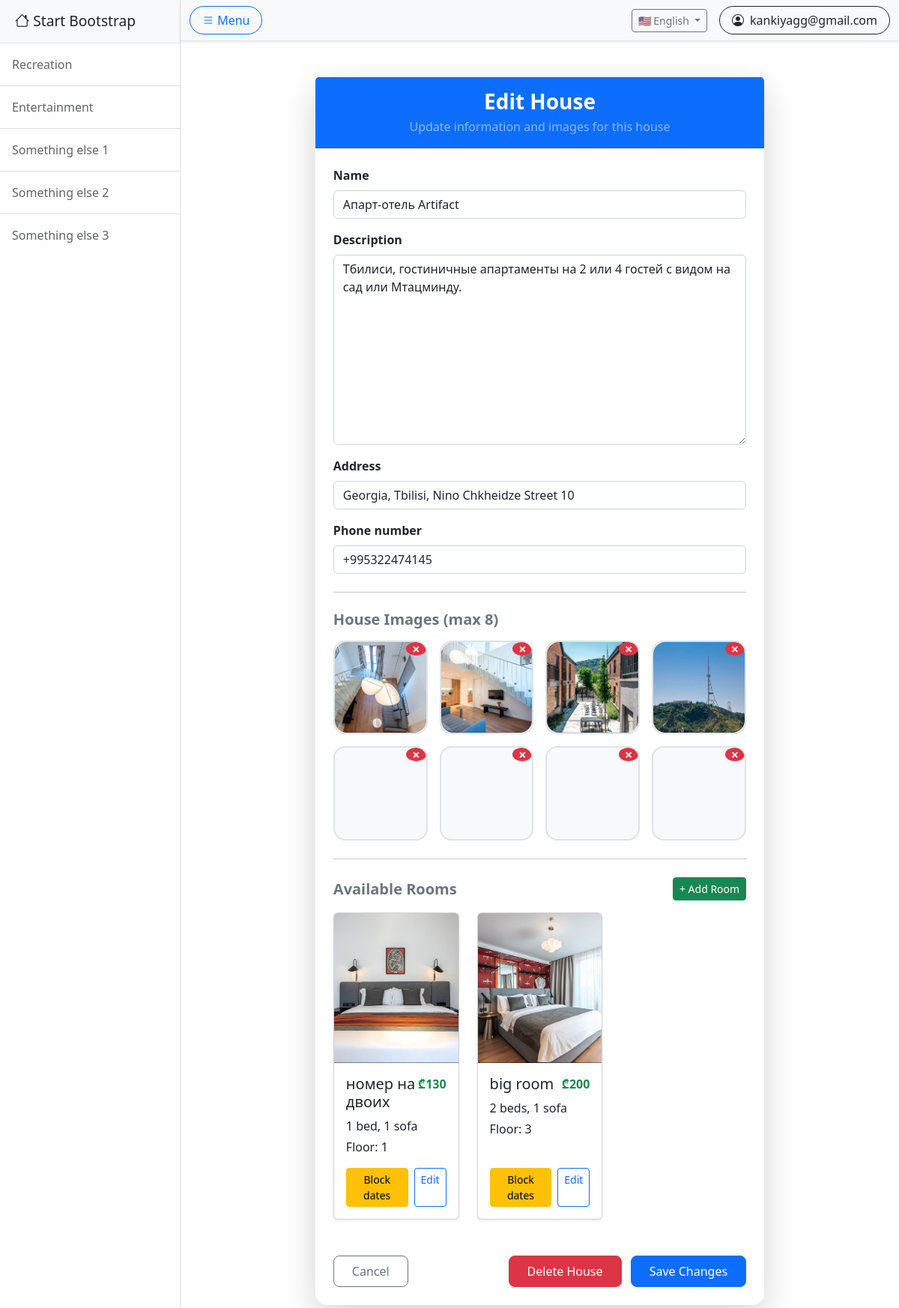
/en/housing/15/edit_house (signed in), run on the app's committed database.
### accounts/models.py (models this page shows)
class CustomUser(AbstractUser):
    ROLE_CHOICES = [
    ('guest', 'Обычный пользователь'),
    ('hotel_owner', 'Владелец отеля'),
    ]
    username = None
    email = models.EmailField(unique=True)
    role = models.CharField(max_length=20, choices=ROLE_CHOICES, default='guest')
    USERNAME_FIELD = 'email'
    REQUIRED_FIELDS = []
    objects = CustomUserManager()

### housing/models.py (models this page shows, shortened)
class Houses(models.Model):
    owner = models.ForeignKey(
        settings.AUTH_USER_MODEL,
        on_delete=models.CASCADE,
        related_name='houses'
    )
    name = models.CharField(_('Name'), max_length=128)
    description = models.TextField(_('Description'), null=True, blank=True)
    address = models.CharField(_('Address'), max_length=256, null=True, blank=True)
    latitude = models.FloatField(null=True, blank=True)
    longitude = models.FloatField(null=True, blank=True)
    phone_number = models.CharField(
        _('Phone number'),
        validators=[phone_regex],
        max_length=17,
        blank=True
    )
    created_at = models.DateTimeField(auto_now_add=True)

class HouseImage(models.Model):
    house = models.ForeignKey(Houses, on_delete=models.CASCADE, related_name='images')
    image = models.ImageField(upload_to='housing_images/')
    uploaded_at = models.DateTimeField(auto_now_add=True)

class Room(models.Model):
    house = models.ForeignKey(Houses, on_delete=models.CASCADE, related_name='rooms', verbose_name=_("House"))
    name = models.CharField(_("Room name"), max_length=128)
    description = models.TextField(_("Description"), blank=True, null=True)
    beds = models.PositiveIntegerField(_("Beds"), default=1, validators=[MinValueValidator(1), MaxValueValidator(10)])
    sofas = models.PositiveIntegerField(_("Sofas"), default=0, validators=[MaxValueValidator(5)])
    floor = models.PositiveIntegerField(_("Floor"), default=1, validators=[MinValueValidator(1), MaxValueValidator(100)])
    smoking_allowed = models.BooleanField(_("Smoking allowed"), default=False)
    has_balcony = models.BooleanField(_("Balcony"), default=False)
    has_tv = models.BooleanField(_("TV"), default=False)
    has_air_conditioning = models.BooleanField(_("Air conditioning"), default=False)
    has_wifi = models.BooleanField(_("Wi-Fi"), default=False)
    price_per_night = models.DecimalField(_("Price per night"), max_digits=8, decimal_places=2)
    discount = models.PositiveSmallIntegerField(_("Discount (%)"), default=0, validators=[MinValueValidator(0), MaxValueValidator(100)])
    is_active = models.BooleanField(_("Room is available"), default=True)

class RoomImage(models.Model):
    room = models.ForeignKey(Room, on_delete=models.CASCADE, related_name='images')
    image = models.ImageField(upload_to='room_images/')
    uploaded_at = models.DateTimeField(auto_now_add=True)

### housing/views.py (the view)
# urls.py: path('<int:pk>/edit_house', views.edit_house, name='edit_house'),
@login_required
def edit_house(request, pk):
    house = get_object_or_404(Houses, id=pk, owner=request.user)
    User = get_user_model()
    offline_user = User.objects.get(email='offline@booking.com')
    if request.method == 'POST':
        if 'room_id' in request.POST:
            room = get_object_or_404(Room, id=request.POST['room_id'], house=house)
            date_from_str = request.POST.get('date_from')
            date_to_str = request.POST.get('date_to')
            try:
                date_from = datetime.strptime(date_from_str, '%Y-%m-%d').date()
                date_to = datetime.strptime(date_to_str, '%Y-%m-%d').date()
            except:
                messages.error(request, _("Invalid dates"))
                return redirect('edit_house', pk=house.id)
            if date_from > date_to:
                messages.error(request, _("Invalid dates"))
                return redirect('edit_house', pk=house.id)
            conflict = room.bookings.filter(
                date_from__lte=date_to,
                date_to__gte=date_from
            ).exists()
            if conflict:
                messages.error(request, _("Room is already booked for these dates"))
                return redirect('edit_house', pk=house.id)
            Booking.objects.create(
                user=offline_user,
                room=room,
                first_name=request.POST.get('first_name', '—'),
                last_name='—',
                email='offline@booking',
                date_from=date_from,
                date_to=date_to,
                source=Booking.SOURCE_OFFLINE
            )
            messages.success(request, _("Dates successfully blocked"))
            return redirect('edit_house', pk=house.id)
        form = HouseForm(request.POST, instance=house)
        formset = HouseImageFormSet(request.POST, request.FILES, instance=house)
        if form.is_valid() and formset.is_valid():
            form.save()
            formset.save()
            messages.success(request, _("House updated successfully"))
            return redirect('owner_profile')
    else:
        form = HouseForm(instance=house)
        formset = HouseImageFormSet(instance=house)
    booked_ranges_by_room = {}
    for room in house.rooms.all():
        booked_ranges_by_room[room.id] = [
            {
                "from": booking.date_from.isoformat(),
                "to": booking.date_to.isoformat(),
            }
            for booking in room.bookings.filter(date_to__gte=now().date())
        ]
    context = {
        'form': form,
        'formset': formset,
        'house': house,
        'pk': pk,
        'booked_ranges_by_room': booked_ranges_by_room,
    }
    return render(request, 'housing/edit_house.html', context)

### housing/templates/housing/edit_house.html (shortened to what this page needs)
{% extends "base.html" %}
{% load static %}
{% load i18n %}
{% block content %}
<div class="container my-5">
  <div class="row justify-content-center">
    <div class="col-lg-8">
      <div class="card shadow-lg border-0 rounded-4">
        <div class="card-header bg-primary text-white text-center rounded-top-4 py-3">
          <h3 class="fw-bold mb-1">{% trans "Edit House" %}</h3>
          <p class="mb-0 text-white-50">{% trans "Update information and images for this house" %}</p>
        </div>
        <div class="card-body p-4">
          <form method="POST" enctype="multipart/form-data" novalidate>
            <div class="row g-3 mb-4">
              <div class="col-md-12">
                <label class="form-label fw-semibold">{% trans form.name.label %}</label>
                {{ form.name }}
              </div>
              <div class="col-md-12">
                <label class="form-label fw-semibold">{% trans form.description.label %}</label>
                {{ form.description }}
              </div>
              <div class="col-md-12">
                <label class="form-label fw-semibold">{% trans form.address.label %}</label>
                {{ form.address }}
              </div>
              <div class="col-md-12">
                <label class="form-label fw-semibold">{% trans form.phone_number.label %}</label>
                {{ form.phone_number }}
              </div>
            </div>
            <hr class="my-4">
            <h5 class="fw-bold mb-3 text-secondary">{% trans "House Images (max 8)" %}</h5>
            <div class="row g-3 mb-4">
              {% for img_form in formset.forms %}
              <div class="col-3">
                <div class="image-slot position-relative border border-2
                            border-dashed rounded-4 d-flex align-items-center
                            justify-content-center bg-light"
                    style="width:100%; aspect-ratio:1; cursor:pointer; transition:0.3s; overflow:hidden;">
                  {% if img_form.instance.pk and img_form.instance.image %}
                  <img src="{{ img_form.instance.image.url }}"
                      class="img-preview rounded-4"
                      style="width:100%; height:100%; object-fit:cover;">
                  {% else %}
                  <img class="img-preview rounded-4"
                      style="width:100%; height:100%; object-fit:cover; display:none;">
                  {% endif %}
                  <span class="remove-btn position-absolute top-0 end-0 bg-danger text-white fw-bold rounded-circle px-2"
                      style="cursor:pointer; font-size:18px; line-height:1;">×</span>
                </div>
              </div>
              {% endfor %}
            </div>
            <hr class="my-4">
            {% if house.rooms.all %}
            <div class="d-flex justify-content-between align-items-center mb-3">
              <h5 class="fw-bold text-secondary mb-0">{% trans "Available Rooms" %}</h5>
              <a href="{% url 'add_room' pk=house.id %}" class="btn btn-sm btn-success">
                + {% trans "Add Room" %}
              </a>
            </div>
            <div class="row g-4 mb-4">
              {% for room in house.rooms.all %}
                <div class="col-md-6 col-lg-4 mb-4">
                  <div class="card h-100 shadow-sm position-relative">
                    {% if room.images.first %}
                      <img src="{{ room.images.first.image.url }}"
                          class="card-img-top"
                          style="height:200px; object-fit:cover;">
                    {% else %}
                      <img src="{% static 'housing/no_image.jpg' %}"
                          class="card-img-top"
                          style="height:200px; object-fit:cover;">
                    {% endif %}
                    <div class="card-body d-flex flex-column">
                      <div class="d-flex justify-content-between align-items-start mb-2">
                        <h5 class="card-title mb-0">{{ room.name }}</h5>
                        <span class="text-success fw-bold">
                          ₾{{ room.price_per_night|floatformat:0 }}
                        </span>
                      </div>
                      <p class="card-text mb-1">
                        {{ room.beds }} {% trans "bed" %}{{ room.beds|pluralize }},
                        {{ room.sofas }} {% trans "sofa" %}{{ room.sofas|pluralize }}
                      </p>
                      <p class="card-text mb-3">{% trans "Floor" %}: {{ room.floor }}</p>
                      <div class="mt-auto d-flex gap-2">
                        <button
                          type="button"
                          class="btn btn-sm btn-warning flex-fill"
                          data-bs-toggle="modal"
                          data-bs-target="#ownerBookingModal"
                          data-room-id="{{ room.id }}">
                          {% trans "Block dates" %}
                        </button>
                        <a href="{% url 'edit_room' pk=room.id %}"
                          class="btn btn-sm btn-outline-primary flex-fill">
                          {% trans "Edit" %}
                        </a>
                      </div>
                    </div>
                  </div>
                </div>
              {% endfor %}
            </div>
            {% endif %}
            <div class="d-flex justify-content-between mt-4">
              <a href="{% url 'owner_profile' %}"
                 class="btn btn-outline-secondary px-4 py-2 rounded-3">
                {% trans "Cancel" %}
              </a>
              <div>
                <a href="{% url 'delete_house_confirm'  pk=house.id %}"
                  class="btn btn-danger px-4 py-2 rounded-3 me-2">
                  {% trans "Delete House" %}
                </a>
                <button type="submit" class="btn btn-primary px-4 py-2 rounded-3">
                  {% trans "Save Changes" %}
                </button>
              </div>
            </div>
          </form>
        </div>
      </div>
    </div>
  </div>
</div>
{% endblock %}

### templates/base.html (shortened to what this page needs)
{% load i18n %}
{% load static %}
{% get_current_language as LANGUAGE_CODE %}
<!DOCTYPE html>
<html lang="{{ LANGUAGE_CODE }}">
<head>
    <link href="{% static 'css/styles.css' %}" rel="stylesheet" />
    <link rel="stylesheet" href="https://cdn.jsdelivr.net/npm/bootstrap-icons@1.11.1/font/bootstrap-icons.css">
    <link rel="stylesheet" href="https://cdnjs.cloudflare.com/ajax/libs/flag-icon-css/6.7.0/css/flag-icons.min.css">
    <link rel="stylesheet" href="{% static 'housing/css/house_page.css' %}">
    <link rel="stylesheet" href="https://unpkg.com/leaflet@1.9.4/dist/leaflet.css"/>
    <link rel="stylesheet" href="https://cdn.jsdelivr.net/npm/flatpickr/dist/flatpickr.min.css">
</head>
<body>
<div class="d-flex" id="wrapper">
    <div class="border-end bg-white" id="sidebar-wrapper">
        <a class="sidebar-heading border-bottom bg-light d-block text-decoration-none text-dark"
           href="{% url 'home' %}">
            <i class="bi bi-house"></i>
            {% trans "Start Bootstrap" %}
        </a>
        <div class="list-group list-group-flush">
            <a class="list-group-item list-group-item-action list-group-item-light p-3"
               href="{% url 'housing' %}">
                {% trans "Recreation" %}
            </a>
            <a class="list-group-item list-group-item-action list-group-item-light p-3" href="#!">
                {% trans "Entertainment" %}
            </a>
            <a class="list-group-item list-group-item-action list-group-item-light p-3" href="#!">
                {% trans "Something else 1" %}
            </a>
            <a class="list-group-item list-group-item-action list-group-item-light p-3" href="#!">
                {% trans "Something else 2" %}
            </a>
            <a class="list-group-item list-group-item-action list-group-item-light p-3" href="#!">
                {% trans "Something else 3" %}
            </a>
        </div>
    </div>
    <div id="page-content-wrapper">
        <nav class="navbar navbar-expand-lg navbar-light bg-light border-bottom shadow-sm py-2">
            <div class="container-fluid">
                <button class="btn btn-outline-primary rounded-pill px-3" id="sidebarToggle">
                    <i class="bi bi-list"></i>
                    {% trans "Menu" %}
                </button>
                <div class="d-flex align-items-center ms-auto gap-3">
                    <div class="ms-auto">
                        <form action="{% url 'set_language' %}" method="post">
                            <div class="dropdown">
                                <button class="btn btn-outline-secondary btn-sm dropdown-toggle" type="button" id="languageDropdown" data-bs-toggle="dropdown" aria-expanded="false">
                                    {% if LANGUAGE_CODE == 'en' %}
                                        🇺🇸 English
                                    {% elif LANGUAGE_CODE == 'ru' %}
                                        🇷🇺 Russian
                                    {% elif LANGUAGE_CODE == 'ka' %}
                                        🇬🇪 Georgian
                                    {% else %}
                                        🌐 Language
                                    {% endif %}
                                </button>
                            </div>
                        </form>
                    </div>
                    {% if user.is_authenticated %}
                        <div class="dropdown">
                            <a class="btn btn-outline-dark rounded-pill d-flex align-items-center px-3"
                               href="#" id="userDropdown" role="button"
                               data-bs-toggle="dropdown" aria-expanded="false">
                                <i class="bi bi-person-circle me-2"></i>
                                <span class="d-none d-md-inline">{{ user.email }}</span>
                            </a>
                        </div>
                    {% else %}
                        <a class="btn btn-success rounded-pill px-4" href="{% url 'login' %}">
                            <i class="bi bi-box-arrow-in-right me-2"></i>
                            {% trans "Login" %}
                        </a>
                    {% endif %}
                </div>
            </div>
        </nav>
        <div class="container-fluid mt-4">
            {% block content %}{% endblock %}
        </div>
    </div>
</div>
</body>
</html>

### data on the page
CustomUser: email "kankiyagg@gmail.com"
Houses: name "Апарт-отель Artifact", description "Тбилиси, гостиничные апартаменты на 2 или 4 гостей с видом на сад или Мтацминду.", address "Georgia, Tbilisi, Nino Chkheidze Street 10", phone_number "+995322474145"
HouseImage: instance.image (picture)
HouseImage: instance.image (picture)
HouseImage: instance.image (picture)
HouseImage: instance.image (picture)
Room: images.first.image (picture), name "номер на двоих", price_per_night "130", beds "1", sofas "1", floor "1"
Room: images.first.image (picture), name "big room", price_per_night "200", beds "2", sofas "1", floor "3"
